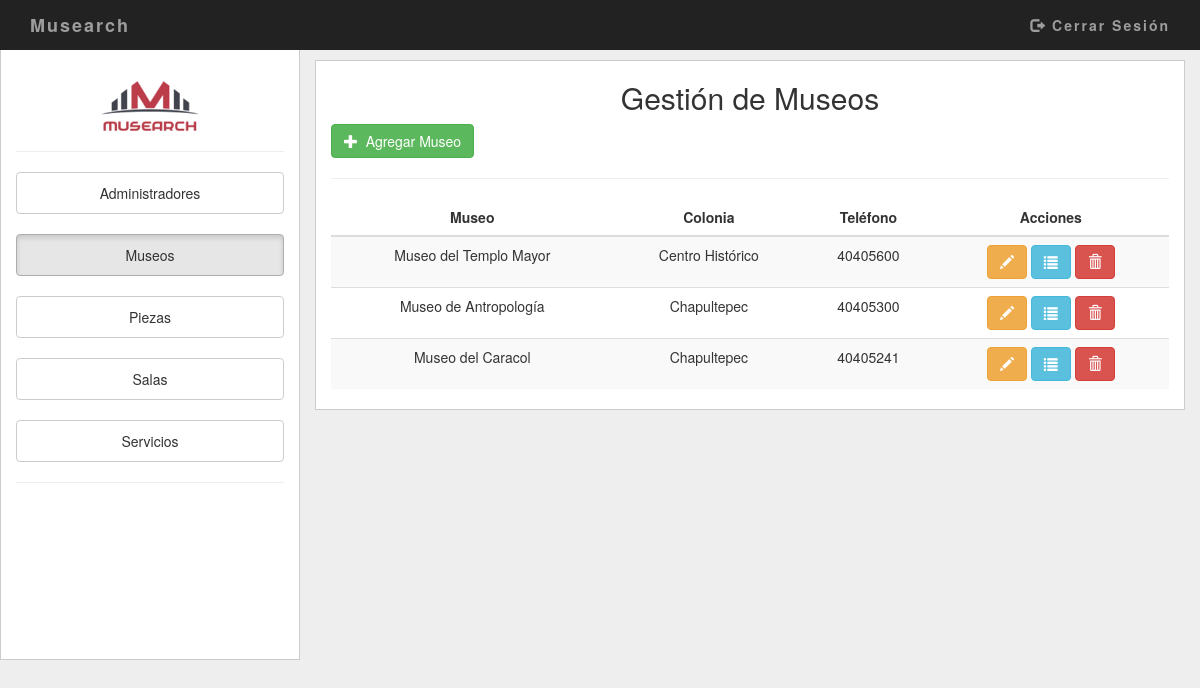
Page /view/vistaMuseo.php (signed in) on the committed database.
### tables this page shows
CREATE TABLE `museo` (
  `id_museo` int(11) NOT NULL,
  `nombre_museo` varchar(100) NOT NULL,
  `descripcion_museo` text NOT NULL,
  `colonia_museo` varchar(100) NOT NULL,
  `calle_museo` varchar(100) NOT NULL,
  `numero_museo` int(11) NOT NULL,
  `telefono_museo` int(10) NOT NULL,
  `nombre_servicio` varchar(100) NOT NULL,
  `costo` int(11) NOT NULL,
  `imagen` varchar(50) NOT NULL
);

### model/Museo.php (the view, shortened to what this page needs)
<?php
    class Museo{
        public function conexionDB(){
            $con = mysqli_connect("localhost","root","","musearch")
            or die ("No se pudo establecer con a la BD");
            return $con;
        }
        public function consultaMuseo(){
            $consulta = mysqli_query($this->conexionDB(), "SELECT * FROM museo")
            or die ("Problemas en la consulta" .mysqli_error($this->conexionDB()));
            echo
                '<table class="table table-striped">
                    <thead>
                        <tr>
                            <th class="text-center">Museo</th>
                            <th class="text-center">Colonia</th>
                            <th class="text-center">Teléfono</th>
                            <th class="text-center">Acciones</th>
                        </tr>
                    </thead>
                    <tbody>';
            while ($l = mysqli_fetch_array($consulta)) {
                echo
                        "<tr>
                            <td class='text-center'> ". $l['nombre_museo'] . "</td>
                            <td class='text-center'> ". $l['colonia_museo'] . "</td>
                            <td class='text-center'> ". $l['telefono_museo'] . "</td>";
                echo
                            '<td class="text-center">
                                <button type="button" class="btn btn-warning" title="Modificar"
                                    onClick="javascript: modificarMuseo(
                                      ' . $l['id_museo'] . ',
                                    \'' . $l['nombre_museo'] . '\',
                                    \'' . $l['descripcion_museo'] . '\',
                                    \'' . $l['colonia_museo'] . '\',
                                    \'' . $l['calle_museo'] . '\',
                                      ' . $l['numero_museo'] . ',
                                      ' . $l['telefono_museo'] . ',
                                    \'' . $l['nombre_servicio'] . '\',
                                      ' . $l['costo'] . ')">
                                        <span class="glyphicon glyphicon-pencil"></span>
                                </button>
                                <button type="button" class="btn btn-info" title="Detalles"
                                    onClick="javascript: detallesMuseo(
                                    \'' . $l['nombre_museo'] . '\',
                                    \'' . $l['descripcion_museo'] . '\',
                                    \'' . $l['colonia_museo'] . '\',
                                    \'' . $l['calle_museo'] . '\',
                                      ' . $l['numero_museo'] . ',
                                      ' . $l['telefono_museo'] . ',
                                    \'' . $l['nombre_servicio'] . '\',
                                      ' . $l['costo'] . ',
                                    \'' . $l['imagen'] . '\')">
                                    <span class="glyphicon glyphicon-list"></span>
                                </button>
                                <button id="eliminar_' .$l['id_museo']. '" title="Borrar"
                                type="button" class="btn btn-danger"
                                onClick="javascript: borrarMuseo(' . $l['id_museo'] . ',
                                                               \'' . $l['nombre_museo'] . '\')">
                                        <span class="glyphicon glyphicon-trash"></span>
                                </button>
                            </td>
                        </tr>';
            }
            echo    "</tbody>
                </table>";
        }
    }
?>

### css/adm.css (style rules this page uses)
.bg-grey { background: #eee; }

### rows in the picture
museo: nombre_museo "Museo del Templo Mayor", colonia_museo "Centro Histórico", telefono_museo "40405600"
museo: nombre_museo "Museo de Antropología", colonia_museo "Chapultepec", telefono_museo "40405300"
museo: nombre_museo "Museo del Caracol", colonia_museo "Chapultepec", telefono_museo "40405241"
